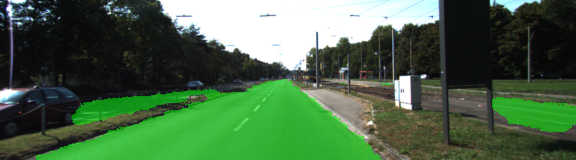
#> input picture runs/1520164514.6811688/um_000000.png, 576 x 160 px; its folder holds only this picture in this run
$ python -i images_augmentation.py   (imports and definitions only)
#> lines starting #> are read from the running program, lines starting #| are printed output that depends on the picture
#> further down, picture is the input picture: shape (160, 576, 3); mean B, G, R 71.1, 102.5, 72.9
from glob import glob
import os.path
import cv2

def purge_augmentation(data_folder):
    for f in glob(os.path.join(data_folder, 'image_2', 'equ_*.png')):
        os.remove(f)
    for f in glob(os.path.join(data_folder, 'image_2', 'flipped_*.png')):
        os.remove(f)
    for f in glob(os.path.join(data_folder, 'gt_image_2', 'flipped_*.png')):
        os.remove(f)


def histogram_equalization(img):
    img_yuv = cv2.cvtColor(img, cv2.COLOR_BGR2YUV)
#> img_yuv: shape (160, 576, 3); mean of channels 0, 1, 2 90.1, 118.7, 112.8
    # equalize the histogram of the Y channel
    img_yuv[:,:,0] = cv2.equalizeHist(img_yuv[:,:,0])
#> img_yuv: shape (160, 576, 3); mean of channels 0, 1, 2 129.7, 118.7, 112.8
    # convert the YUV image back to RGB format
    return cv2.cvtColor(img_yuv, cv2.COLOR_YUV2BGR)
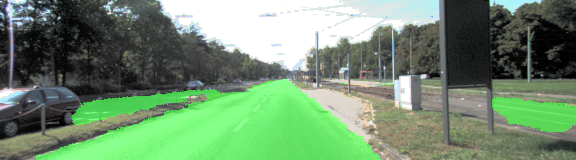
#> returned value: shape (160, 576, 3); mean B, G, R 110.9, 141.9, 112.5

def add_images_of_histogram_equalization(data_folder, image_paths):
    for image_path in image_paths:
        img = cv2.imread(image_path)
        equ_img = histogram_equalization(img)
        new_img_name = 'equ_' + os.path.basename(image_path)
        cv2.imwrite(os.path.join(data_folder, 'image_2', new_img_name), equ_img)

def add_images_of_flip(data_folder, image_paths):
    for image_path in image_paths:
        img = cv2.imread(image_path)
        flipped_img = cv2.flip(img, 1)
        new_img_name = 'flipped_' + os.path.basename(image_path)
        cv2.imwrite(os.path.join(data_folder, new_img_name), flipped_img)


def augment_images():
    data_folder = 'data/data_road/training'
    purge_augmentation(data_folder)
    image_paths = glob(os.path.join(data_folder, 'image_2', '*.png'))
    gt_image_paths = glob(os.path.join(data_folder, 'gt_image_2', '*.png'))
    add_images_of_histogram_equalization(data_folder, image_paths)
    add_images_of_flip(os.path.join(data_folder, 'image_2'), image_paths)
    add_images_of_flip(os.path.join(data_folder, 'gt_image_2'), gt_image_paths)


# [1 line not run here, left out]

>>> import cv2
>>> picture = cv2.imread('runs/1520164514.6811688/um_000000.png')
>>> result = histogram_equalization(picture)

$ run again, on runs/1520164514.6811688/um_000002.png
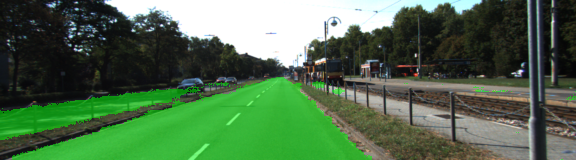
#> input picture runs/1520164514.6811688/um_000002.png, 576 x 160 px
#> picture is the input picture: shape (160, 576, 3); mean B, G, R 76.2, 108.4, 78.9
#> in histogram_equalization, `return cv2.cvtColor(img_yuv, cv2.COLOR_YUV2BGR)`:
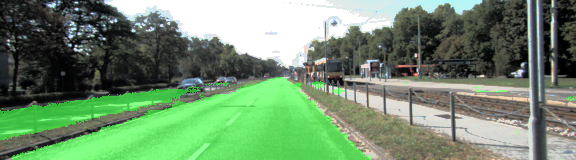
#> returned value: shape (160, 576, 3); mean B, G, R 109.8, 141.7, 112.2

$ run again, on runs/1520164514.6811688/um_000003.png
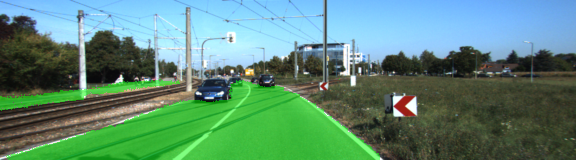
#> input picture runs/1520164514.6811688/um_000003.png, 576 x 160 px
#> picture is the input picture: shape (160, 576, 3); mean B, G, R 119, 137.3, 92.6
#> in histogram_equalization, `return cv2.cvtColor(img_yuv, cv2.COLOR_YUV2BGR)`:
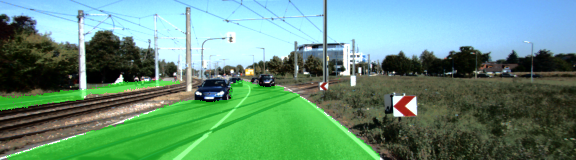
#> returned value: shape (160, 576, 3); mean B, G, R 120.4, 143.1, 98.9

$ run again, on runs/1520164514.6811688/um_000005.png
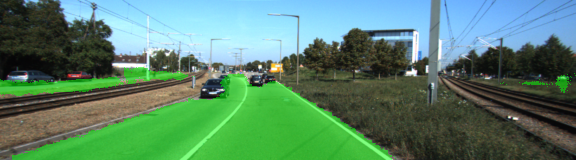
#> input picture runs/1520164514.6811688/um_000005.png, 576 x 160 px
#> picture is the input picture: shape (160, 576, 3); mean B, G, R 107, 130.6, 87.9
#> in histogram_equalization, `return cv2.cvtColor(img_yuv, cv2.COLOR_YUV2BGR)`:
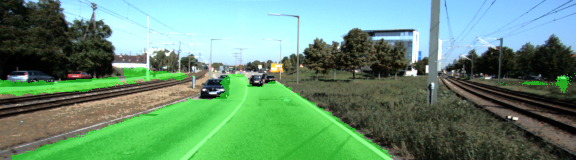
#> returned value: shape (160, 576, 3); mean B, G, R 115.2, 143, 100.9
